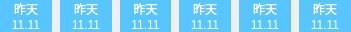
  <widget class="QWidget" name="widget_Date" native="true">
   <property name="geometry">
    <rect>
     <x>10</x>
     <y>390</y>
     <width>351</width>
     <height>31</height>
    </rect>
   </property>
   <layout class="QGridLayout" name="gridLayout_3">
    <property name="leftMargin">
     <number>0</number>
    </property>
    <property name="topMargin">
     <number>0</number>
    </property>
    <property name="rightMargin">
     <number>0</number>
    </property>
    <property name="bottomMargin">
     <number>0</number>
    </property>
    <property name="horizontalSpacing">
     <number>8</number>
    </property>
    <property name="verticalSpacing">
     <number>0</number>
    </property>
    <item row="0" column="0">
     <widget class="QLabel" name="label_day1">
      <property name="styleSheet">
       <string notr="true">color: rgb(255, 255, 255);
background-color: rgb(89, 197, 255);</string>
      </property>
      <property name="text">
       <string>昨天</string>
      </property>
      <property name="alignment">
       <set>Qt::AlignmentFlag::AlignCenter</set>
      </property>
     </widget>
    </item>
    <item row="0" column="1">
     <widget class="QLabel" name="label_day2">
      <property name="styleSheet">
       <string notr="true">color: rgb(255, 255, 255);
background-color: rgb(89, 197, 255);</string>
      </property>
      <property name="text">
       <string>昨天</string>
      </property>
      <property name="alignment">
       <set>Qt::AlignmentFlag::AlignCenter</set>
      </property>
     </widget>
    </item>
    <item row="0" column="2">
     <widget class="QLabel" name="label_day3">
      <property name="styleSheet">
       <string notr="true">color: rgb(255, 255, 255);
background-color: rgb(89, 197, 255);</string>
      </property>
      <property name="text">
       <string>昨天</string>
      </property>
      <property name="alignment">
       <set>Qt::AlignmentFlag::AlignCenter</set>
      </property>
     </widget>
    </item>
    <item row="0" column="3">
     <widget class="QLabel" name="label_day4">
      <property name="styleSheet">
       <string notr="true">color: rgb(255, 255, 255);
background-color: rgb(89, 197, 255);</string>
      </property>
      <property name="text">
       <string>昨天</string>
      </property>
      <property name="alignment">
       <set>Qt::AlignmentFlag::AlignCenter</set>
      </property>
     </widget>
    </item>
    <item row="0" column="4">
     <widget class="QLabel" name="label_day5">
      <property name="styleSheet">
       <string notr="true">color: rgb(255, 255, 255);
background-color: rgb(89, 197, 255);</string>
      </property>
      <property name="text">
       <string>昨天</string>
      </property>
      <property name="alignment">
       <set>Qt::AlignmentFlag::AlignCenter</set>
      </property>
     </widget>
    </item>
    <item row="0" column="5">
     <widget class="QLabel" name="label_day6">
      <property name="styleSheet">
       <string notr="true">color: rgb(255, 255, 255);
background-color: rgb(89, 197, 255);</string>
      </property>
      <property name="text">
       <string>昨天</string>
      </property>
      <property name="alignment">
       <set>Qt::AlignmentFlag::AlignCenter</set>
      </property>
     </widget>
    </item>
    <item row="1" column="0">
     <widget class="QLabel" name="label_date1">
      <property name="styleSheet">
       <string notr="true">color: rgb(255, 255, 255);
background-color: rgb(89, 197, 255);</string>
      </property>
      <property name="text">
       <string>11.11</string>
      </property>
      <property name="alignment">
       <set>Qt::AlignmentFlag::AlignCenter</set>
      </property>
     </widget>
    </item>
    <item row="1" column="1">
     <widget class="QLabel" name="label_date2">
      <property name="styleSheet">
       <string notr="true">color: rgb(255, 255, 255);
background-color: rgb(89, 197, 255);</string>
      </property>
      <property name="text">
       <string>11.11</string>
      </property>
      <property name="alignment">
       <set>Qt::AlignmentFlag::AlignCenter</set>
      </property>
     </widget>
    </item>
    <item row="1" column="2">
     <widget class="QLabel" name="label_date3">
      <property name="styleSheet">
       <string notr="true">color: rgb(255, 255, 255);
background-color: rgb(89, 197, 255);</string>
      </property>
      <property name="text">
       <string>11.11</string>
      </property>
      <property name="alignment">
       <set>Qt::AlignmentFlag::AlignCenter</set>
      </property>
     </widget>
    </item>
    <item row="1" column="3">
     <widget class="QLabel" name="label_date4">
      <property name="styleSheet">
       <string notr="true">color: rgb(255, 255, 255);
background-color: rgb(89, 197, 255);</string>
      </property>
      <property name="text">
       <string>11.11</string>
      </property>
      <property name="alignment">
       <set>Qt::AlignmentFlag::AlignCenter</set>
      </property>
     </widget>
    </item>
    <item row="1" column="4">
     <widget class="QLabel" name="label_date5">
      <property name="styleSheet">
       <string notr="true">color: rgb(255, 255, 255);
background-color: rgb(89, 197, 255);</string>
      </property>
      <property name="text">
       <string>11.11</string>
      </property>
      <property name="alignment">
       <set>Qt::AlignmentFlag::AlignCenter</set>
      </property>
     </widget>
    </item>
    <item row="1" column="5">
     <widget class="QLabel" name="label_date6">
      <property name="styleSheet">
       <string notr="true">color: rgb(255, 255, 255);
background-color: rgb(89, 197, 255);</string>
      </property>
      <property name="text">
       <string>11.11</string>
      </property>
      <property name="alignment">
       <set>Qt::AlignmentFlag::AlignCenter</set>
      </property>
     </widget>
    </item>
   </layout>
  </widget>
